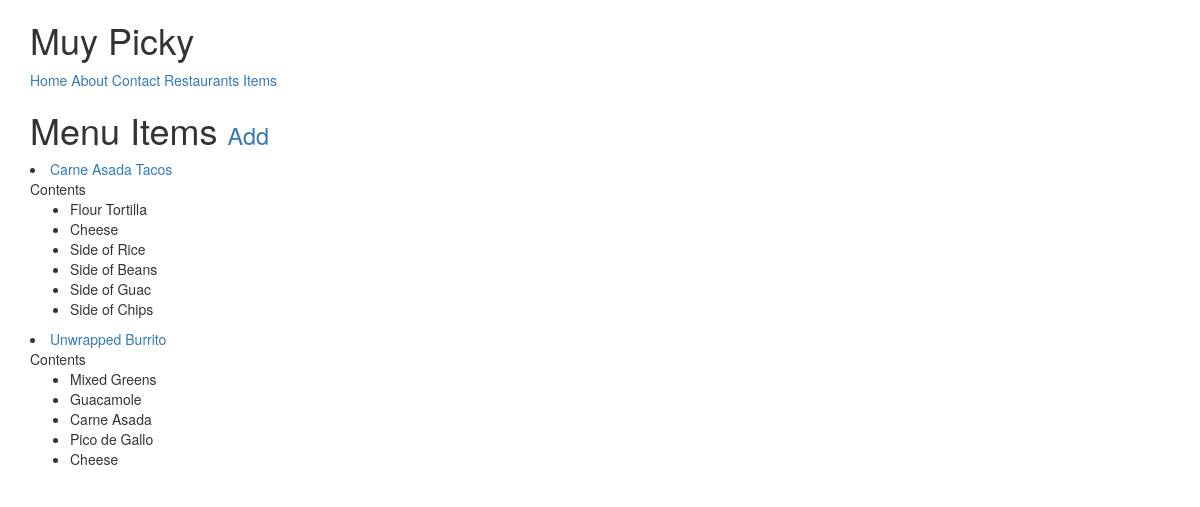
/menus/ (signed in), run on the app's committed database.
### menus/models.py (models this page shows, shortened)
class Item(models.Model):
    user         = models.ForeignKey(settings.AUTH_USER_MODEL)
    restaurant   = models.ForeignKey(RestaurantLocation)
    name         = models.CharField(max_length=120)
    contents     = models.TextField(help_text='Separate each item by comma')
    excludes     = models.TextField(blank=True, null= True, help_text='Separate each item by comma')
    public       = models.BooleanField(default=True)
    timestamp    = models.DateTimeField(auto_now_add=True)
    updated      = models.DateTimeField(auto_now=True)
    def get_absolute_url(self):
        return reverse('menus:detail', kwargs={'pk':self.pk})
    class Meta:
        ordering =['-updated', '-timestamp']
    def get_contents(self):
        return self.contents.split(",")

### menus/views.py (the view)
class ItemListView(ListView):
    def get_queryset(self):
        return Item.objects.filter(user=self.request.user)

### menus/templates/menus/item_list.html (shortened to what this page needs)
{% extends "base.html" %}
{% block content %}
    <h1> Menu Items <small><a href='{% url "menus:create" %}'>Add</a></small></h1>
    {% for obj in object_list %}
             <li><a href='{{ obj.get_absolute_url }}'>{{ obj.name }}</a></li>
             {% if obj.contents %}
             Contents
             <ul>
                    {% for item in obj.get_contents %}
                        <li>{{ item }}</li>
                        {% endfor %}
             </ul>
             {% endif %}
    {% endfor %}
{% endblock %}

### data on the page
Item: name "Carne Asada Tacos", get_contents "Flour Tortilla" "Cheese" "Side of Rice" "Side of Beans" "Side of Guac" "Side of Chips"
Item: name "Unwrapped Burrito", get_contents "Mixed Greens" "Guacamole" "Carne Asada" "Pico de Gallo" "Cheese"
